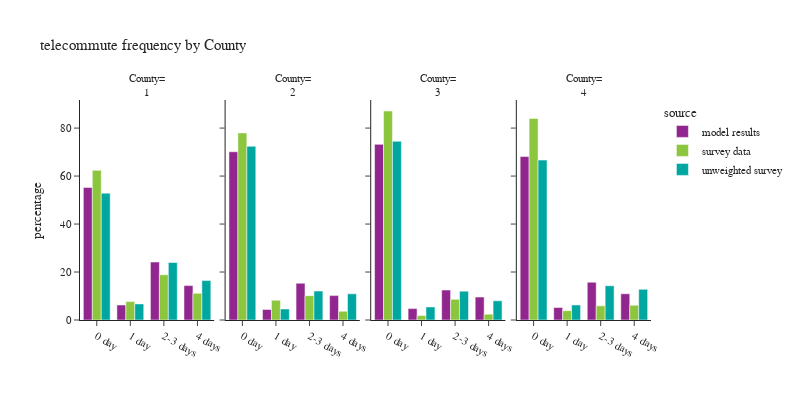

Notebook cell for this chart:
### Code cell
plot_segments(per_data,'county_id','County', 'County')

### Figure 1 — Plotly figure (JSON) as saved in the notebook; plotly's stock layout.template omitted (floating-point values rounded to 4 significant figures)
{"data": [{"alignmentgroup": "True", "hovertemplate": "source=model results<br>county_id=1<br>telecommute_frequency_des=%{x}<br>percentage=%{y}<extra></extra>", "legendgroup": "model results", "marker": {"color": "#91268F", "pattern": {"shape": ""}}, "name": "model results", "offsetgroup": "model results", "orientation": "v", "showlegend": true, "textposition": "auto", "type": "bar", "x": ["0 day", "1 day", "2-3 days", "4 days"], "xaxis": "x", "y": [55.24, 6.252, 24.17, 14.33], "yaxis": "y"}, {"alignmentgroup": "True", "hovertemplate": "source=model results<br>county_id=2<br>telecommute_frequency_des=%{x}<br>percentage=%{y}<extra></extra>", "legendgroup": "model results", "marker": {"color": "#91268F", "pattern": {"shape": ""}}, "name": "model results", "offsetgroup": "model results", "orientation": "v", "showlegend": false, "textposition": "auto", "type": "bar", "x": ["0 day", "1 day", "2-3 days", "4 days"], "xaxis": "x2", "y": [70.13, 4.378, 15.32, 10.17], "yaxis": "y2"}, {"alignmentgroup": "True", "hovertemplate": "source=model results<br>county_id=3<br>telecommute_frequency_des=%{x}<br>percentage=%{y}<extra></extra>", "legendgroup": "model results", "marker": {"color": "#91268F", "pattern": {"shape": ""}}, "name": "model results", "offsetgroup": "model results", "orientation": "v", "showlegend": false, "textposition": "auto", "type": "bar", "x": ["0 day", "1 day", "2-3 days", "4 days"], "xaxis": "x3", "y": [73.21, 4.75, 12.49, 9.548], "yaxis": "y3"}, {"alignmentgroup": "True", "hovertemplate": "source=model results<br>county_id=4<br>telecommute_frequency_des=%{x}<br>percentage=%{y}<extra></extra>", "legendgroup": "model results", "marker": {"color": "#91268F", "pattern": {"shape": ""}}, "name": "model results", "offsetgroup": "model results", "orientation": "v", "showlegend": false, "textposition": "auto", "type": "bar", "x": ["0 day", "1 day", "2-3 days", "4 days"], "xaxis": "x4", "y": [68.14, 5.191, 15.74, 10.93], "yaxis": "y4"}, {"alignmentgroup": "True", "hovertemplate": "source=survey data<br>county_id=1<br>telecommute_frequency_des=%{x}<br>percentage=%{y}<extra></extra>", "legendgroup": "survey data", "marker": {"color": "#8CC63E", "pattern": {"shape": ""}}, "name": "survey data", "offsetgroup": "survey data", "orientation": "v", "showlegend": true, "textposition": "auto", "type": "bar", "x": ["0 day", "1 day", "2-3 days", "4 days"], "xaxis": "x", "y": [62.37, 7.667, 18.85, 11.11], "yaxis": "y"}, {"alignmentgroup": "True", "hovertemplate": "source=survey data<br>county_id=2<br>telecommute_frequency_des=%{x}<br>percentage=%{y}<extra></extra>", "legendgroup": "survey data", "marker": {"color": "#8CC63E", "pattern": {"shape": ""}}, "name": "survey data", "offsetgroup": "survey data", "orientation": "v", "showlegend": false, "textposition": "auto", "type": "bar", "x": ["0 day", "1 day", "2-3 days", "4 days"], "xaxis": "x2", "y": [77.99, 8.218, 10.16, 3.631], "yaxis": "y2"}, {"alignmentgroup": "True", "hovertemplate": "source=survey data<br>county_id=3<br>telecommute_frequency_des=%{x}<br>percentage=%{y}<extra></extra>", "legendgroup": "survey data", "marker": {"color": "#8CC63E", "pattern": {"shape": ""}}, "name": "survey data", "offsetgroup": "survey data", "orientation": "v", "showlegend": false, "textposition": "auto", "type": "bar", "x": ["0 day", "1 day", "2-3 days", "4 days"], "xaxis": "x3", "y": [87.12, 1.84, 8.6, 2.435], "yaxis": "y3"}, {"alignmentgroup": "True", "hovertemplate": "source=survey data<br>county_id=4<br>telecommute_frequency_des=%{x}<br>percentage=%{y}<extra></extra>", "legendgroup": "survey data", "marker": {"color": "#8CC63E", "pattern": {"shape": ""}}, "name": "survey data", "offsetgroup": "survey data", "orientation": "v", "showlegend": false, "textposition": "auto", "type": "bar", "x": ["0 day", "1 day", "2-3 days", "4 days"], "xaxis": "x4", "y": [84.04, 3.896, 5.894, 6.17], "yaxis": "y4"}, {"alignmentgroup": "True", "hovertemplate": "source=unweighted survey<br>county_id=1<br>telecommute_frequency_des=%{x}<br>percentage=%{y}<extra></extra>", "legendgroup": "unweighted survey", "marker": {"color": "#00A7A0", "pattern": {"shape": ""}}, "name": "unweighted survey", "offsetgroup": "unweighted survey", "orientation": "v", "showlegend": true, "textposition": "auto", "type": "bar", "x": ["0 day", "1 day", "2-3 days", "4 days"], "xaxis": "x", "y": [52.87, 6.721, 23.97, 16.43], "yaxis": "y"}, {"alignmentgroup": "True", "hovertemplate": "source=unweighted survey<br>county_id=2<br>telecommute_frequency_des=%{x}<br>percentage=%{y}<extra></extra>", "legendgroup": "unweighted survey", "marker": {"color": "#00A7A0", "pattern": {"shape": ""}}, "name": "unweighted survey", "offsetgroup": "unweighted survey", "orientation": "v", "showlegend": false, "textposition": "auto", "type": "bar", "x": ["0 day", "1 day", "2-3 days", "4 days"], "xaxis": "x2", "y": [72.41, 4.598, 12.07, 10.92], "yaxis": "y2"}, {"alignmentgroup": "True", "hovertemplate": "source=unweighted survey<br>county_id=3<br>telecommute_frequency_des=%{x}<br>percentage=%{y}<extra></extra>", "legendgroup": "unweighted survey", "marker": {"color": "#00A7A0", "pattern": {"shape": ""}}, "name": "unweighted survey", "offsetgroup": "unweighted survey", "orientation": "v", "showlegend": false, "textposition": "auto", "type": "bar", "x": ["0 day", "1 day", "2-3 days", "4 days"], "xaxis": "x3", "y": [74.5, 5.444, 12.03, 8.023], "yaxis": "y3"}, {"alignmentgroup": "True", "hovertemplate": "source=unweighted survey<br>county_id=4<br>telecommute_frequency_des=%{x}<br>percentage=%{y}<extra></extra>", "legendgroup": "unweighted survey", "marker": {"color": "#00A7A0", "pattern": {"shape": ""}}, "name": "unweighted survey", "offsetgroup": "unweighted survey", "orientation": "v", "showlegend": false, "textposition": "auto", "type": "bar", "x": ["0 day", "1 day", "2-3 days", "4 days"], "xaxis": "x4", "y": [66.67, 6.266, 14.29, 12.78], "yaxis": "y4"}], "layout": {"annotations": [{"font": {}, "showarrow": false, "text": "County=<br>1", "x": 0.1175, "xanchor": "center", "xref": "paper", "y": 1.0, "yanchor": "bottom", "yref": "paper"}, {"font": {}, "showarrow": false, "text": "County=<br>2", "x": 0.3725, "xanchor": "center", "xref": "paper", "y": 1.0, "yanchor": "bottom", "yref": "paper"}, {"font": {}, "showarrow": false, "text": "County=<br>3", "x": 0.6275, "xanchor": "center", "xref": "paper", "y": 1.0, "yanchor": "bottom", "yref": "paper"}, {"font": {}, "showarrow": false, "text": "County=<br>4", "x": 0.8825, "xanchor": "center", "xref": "paper", "y": 1.0, "yanchor": "bottom", "yref": "paper"}], "barmode": "group", "font": {"size": 11}, "height": 400, "legend": {"title": {"text": "source"}, "tracegroupgap": 0}, "title": {"text": "telecommute frequency by County"}, "width": 800, "xaxis": {"anchor": "y", "domain": [0.0, 0.235], "title": {"text": ""}}, "xaxis2": {"anchor": "y2", "domain": [0.255, 0.49], "matches": "x", "title": {"text": ""}}, "xaxis3": {"anchor": "y3", "domain": [0.51, 0.745], "matches": "x", "title": {"text": ""}}, "xaxis4": {"anchor": "y4", "domain": [0.765, 1.0], "matches": "x", "title": {"text": ""}}, "yaxis": {"anchor": "x", "domain": [0.0, 1.0], "title": {"text": "percentage"}}, "yaxis2": {"anchor": "x2", "domain": [0.0, 1.0], "matches": "y", "showticklabels": false}, "yaxis3": {"anchor": "x3", "domain": [0.0, 1.0], "matches": "y", "showticklabels": false}, "yaxis4": {"anchor": "x4", "domain": [0.0, 1.0], "matches": "y", "showticklabels": false}}}
